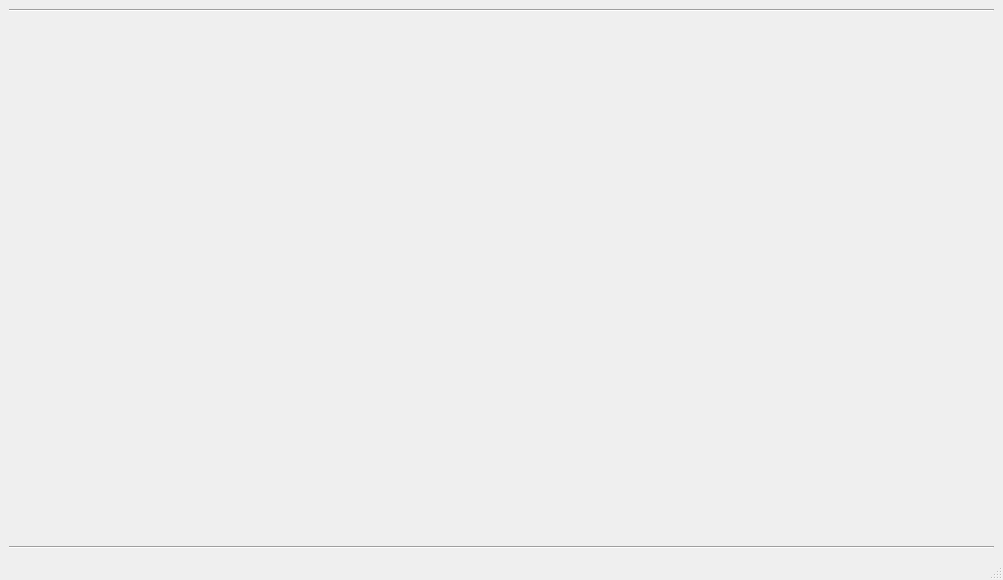
<?xml version="1.0" encoding="UTF-8"?>
<ui version="4.0">
 <class>MainWindow</class>
 <widget class="QMainWindow" name="MainWindow">
  <property name="geometry">
   <rect>
    <x>0</x>
    <y>0</y>
    <width>1003</width>
    <height>580</height>
   </rect>
  </property>
  <property name="minimumSize">
   <size>
    <width>0</width>
    <height>0</height>
   </size>
  </property>
  <property name="windowTitle">
   <string>MainWindow</string>
  </property>
  <widget class="QWidget" name="centralwidget">
   <layout class="QGridLayout" name="gridLayout_2">
    <item row="0" column="0">
     <layout class="QGridLayout" name="gridLayout">
      <item row="1" column="1">
       <spacer name="verticalSpacer">
        <property name="orientation">
         <enum>Qt::Vertical</enum>
        </property>
        <property name="sizeHint" stdset="0">
         <size>
          <width>20</width>
          <height>40</height>
         </size>
        </property>
       </spacer>
      </item>
      <item row="2" column="2">
       <spacer name="horizontalSpacer_2">
        <property name="orientation">
         <enum>Qt::Horizontal</enum>
        </property>
        <property name="sizeHint" stdset="0">
         <size>
          <width>40</width>
          <height>20</height>
         </size>
        </property>
       </spacer>
      </item>
      <item row="0" column="0" colspan="3">
       <widget class="Line" name="line">
        <property name="orientation">
         <enum>Qt::Horizontal</enum>
        </property>
       </widget>
      </item>
      <item row="2" column="1">
       <widget class="Stream" name="videoStream" native="true"/>
      </item>
      <item row="4" column="0" colspan="3">
       <widget class="Line" name="line_2">
        <property name="orientation">
         <enum>Qt::Horizontal</enum>
        </property>
       </widget>
      </item>
      <item row="2" column="0">
       <spacer name="horizontalSpacer">
        <property name="orientation">
         <enum>Qt::Horizontal</enum>
        </property>
        <property name="sizeHint" stdset="0">
         <size>
          <width>40</width>
          <height>20</height>
         </size>
        </property>
       </spacer>
      </item>
      <item row="3" column="1">
       <spacer name="verticalSpacer_2">
        <property name="orientation">
         <enum>Qt::Vertical</enum>
        </property>
        <property name="sizeHint" stdset="0">
         <size>
          <width>20</width>
          <height>40</height>
         </size>
        </property>
       </spacer>
      </item>
     </layout>
    </item>
   </layout>
  </widget>
  <widget class="QMenuBar" name="menubar">
   <property name="geometry">
    <rect>
     <x>0</x>
     <y>0</y>
     <width>1003</width>
     <height>22</height>
    </rect>
   </property>
  </widget>
  <widget class="QStatusBar" name="statusbar"/>
 </widget>
 <customwidgets>
  <customwidget>
   <class>Stream</class>
   <extends>QWidget</extends>
   <header>Gui.StreamWidget</header>
   <container>1</container>
  </customwidget>
 </customwidgets>
 <resources/>
 <connections/>
</ui>
